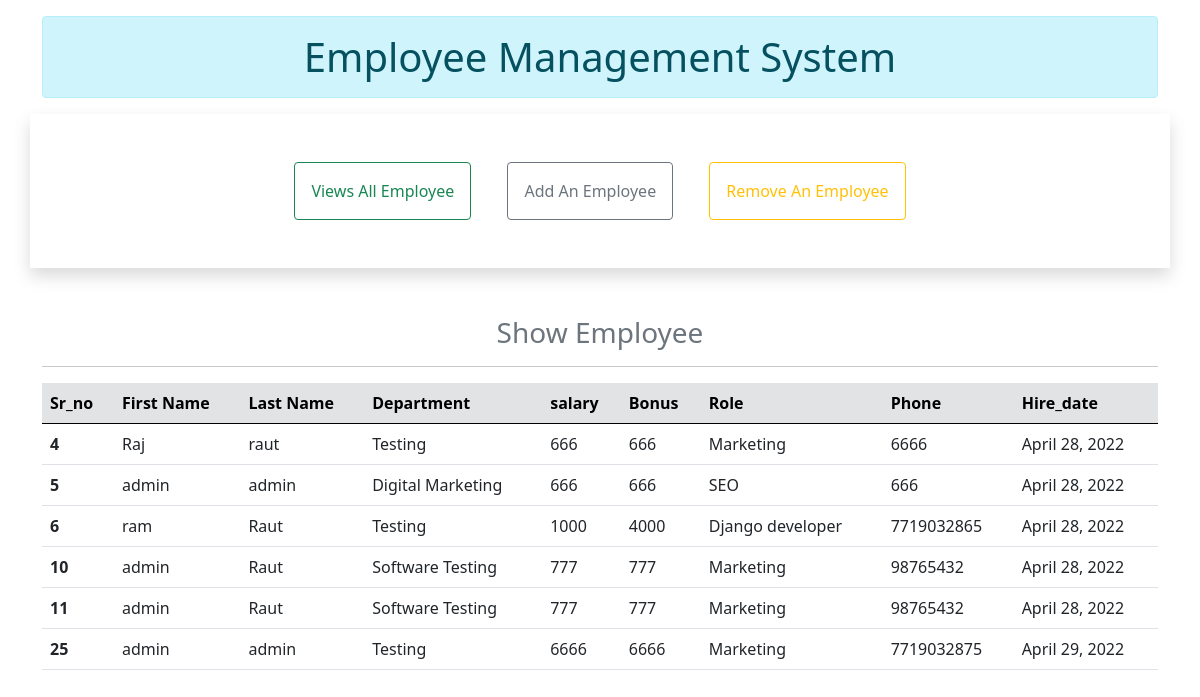
Page /all_emp/ on the committed database.
### roll/models.py (models this page shows, shortened)
class Employee(models.Model):
    first_name=models.CharField(max_length=100,null=False)
    last_name=models.CharField(max_length=100)
    dept=models.ForeignKey(Department,on_delete=models.CASCADE)
    saalry=models.IntegerField(default=0)
    bonus=models.IntegerField(default=0)
    role=models.ForeignKey(Role,on_delete=models.CASCADE)
    phone=models.IntegerField(default=0)
    hire_date=models.DateField()

class Department(models.Model):
    name=models.CharField(max_length=200)
    location=models.CharField(max_length=200)
    def __str__(self):
        return self.name

class Role(models.Model):
    name=models.CharField(max_length=200,null=False)
    def __str__(self):
        return self.name

### roll/views.py (the view)
# urls.py: path('all_emp/',views.all_emp,name="all_emp"),
def all_emp(request):
    emps=Employee.objects.all()
    return render(request,'roll/all_emp.html',{'emps':emps})

### roll/templates/roll/all_emp.html
{% extends 'roll/index.html' %}
{% block content %}
<div class="container">
  <div class="row">
    <div class="col-md-12">
      <h3 class="text-center text-secondary">Show Employee</h3>
<hr>
<table class="table table-hover">
    <thead class="table-secondary">
      <tr>
        <th scope="col">Sr_no</th>
        <th scope="col">First Name</th>
        <th scope="col">Last Name</th>
        <th scope="col">Department</th>
        <th scope="col">salary</th>
        <th scope="col">Bonus</th>
        <th scope="col">Role</th>
        <th scope="col">Phone</th>
        <th scope="col">Hire_date</th>
      </tr>
    </thead>
    <tbody>
        {% for emp in emps %}
      <tr>
        <th scope="row">{{emp.id}}</th>
        <td>{{emp.first_name}}</td>
        <td>{{emp.last_name}}</td>
        <td>{{emp.dept}}</td>
        <td>{{emp.saalry}}</td>
        <td>{{emp.bonus}}</td>
        <td>{{emp.role}}</td>
        <td>{{emp.phone}}</td>
        <td>{{emp.hire_date}}</td>
      </tr>
      {% endfor %}
    </tbody>
  </table>
    </div>
  </div>
</div>
{% endblock content %}

### roll/templates/roll/index.html (shortened to what this page needs)
<!doctype html>
<html lang="en">
  <head>
    <link href="https://cdn.jsdelivr.net/npm/bootstrap@5.0.2/dist/css/bootstrap.min.css" rel="stylesheet">
  </head>
  <body>
   <div class="container mt-3">
     <h1 class="text-center  alert alert-info">Employee Management System</h1>
    <div class="row  shadow  mb-5 ">
      <div class="col-md text-center mt-5 mb-5  ">
        <a href="{% url 'all_emp' %}"class="btn btn-outline-success mx-3 p-3">Views All Employee</a>
        <a href="{% url 'add_emp' %}"class="btn btn-outline-secondary mx-3 p-3">Add An Employee</a>
        <a href="{% url 'remove_emp' %}"class="btn btn-outline-warning mx-3 p-3">Remove An Employee</a>
      </div>
    </div>
   </div>
  {% block content %}{% endblock content %}
  </body>
</html>

### rows in the picture
Employee: id "4", first_name "Raj", last_name "raut", dept "Testing", saalry "666", bonus "666", role "Marketing", phone "6666", hire_date "April 28, 2022"
Employee: id "5", first_name "admin", last_name "admin", dept "Digital Marketing", saalry "666", bonus "666", role "SEO", phone "666", hire_date "April 28, 2022"
Employee: id "6", first_name "ram", last_name "Raut", dept "Testing", saalry "1000", bonus "4000", role "Django developer", phone "7719032865", hire_date "April 28, 2022"
Employee: id "10", first_name "admin", last_name "Raut", dept "Software Testing", saalry "777", bonus "777", role "Marketing", phone "98765432", hire_date "April 28, 2022"
Employee: id "11", first_name "admin", last_name "Raut", dept "Software Testing", saalry "777", bonus "777", role "Marketing", phone "98765432", hire_date "April 28, 2022"
Employee: id "25", first_name "admin", last_name "admin", dept "Testing", saalry "6666", bonus "6666", role "Marketing", phone "7719032875", hire_date "April 29, 2022"
